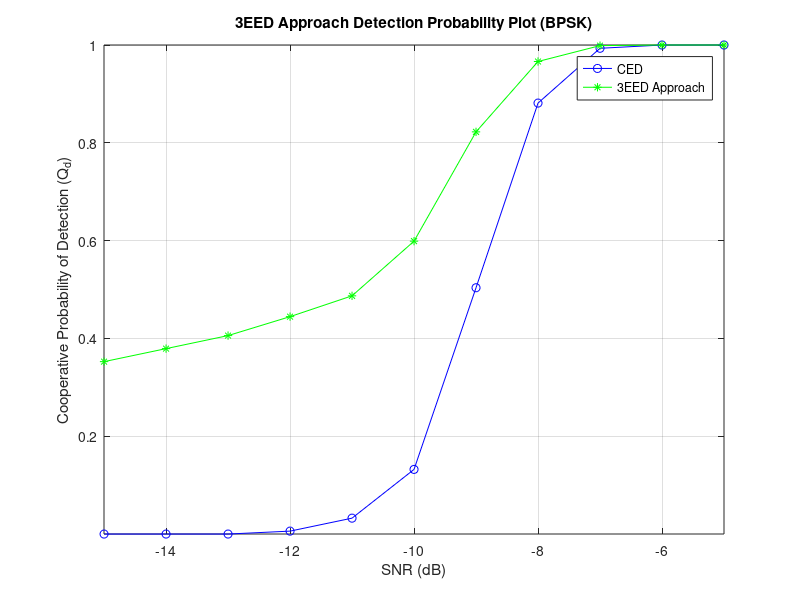
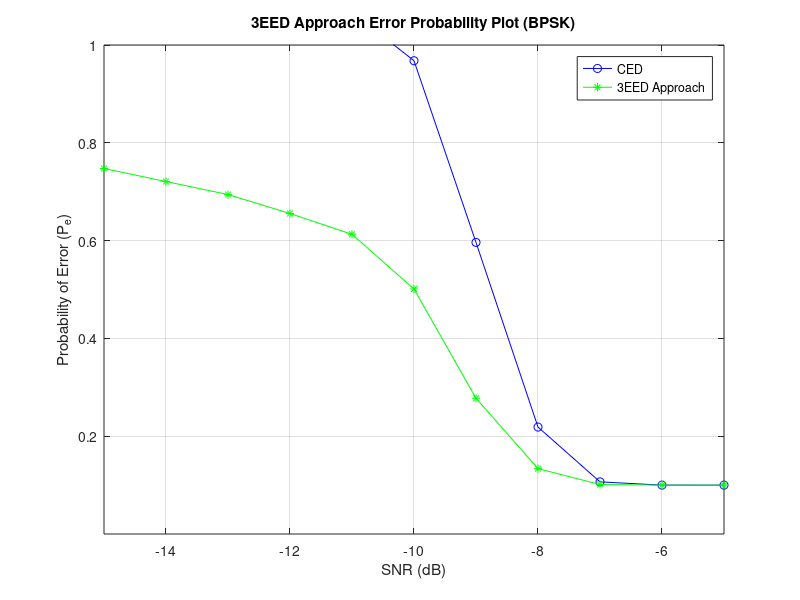

Source code (MATLAB) for these figures, in order:
%3EED Approach
%Part1: 3 Event Energy Detection
%Part2: Single Threshold
clc
clear all
close all

format long

N = 200;  
%snr_dB =-8; %dB
%snr = 10.^(snr_dB./10);
Pf = 0.01:0.01:1;
uc = 0;
%% BPSK Signal

L=1500;
data = round(rand(1,L));                               % Data sequence
uni2bip=2*data-1;                                      % Convert unipolar to bipolar
T=1;                                                   % Bit duration
Eb=T/2;                                                % This will result in unit amplitude waveforms
fc=3/T;                                                % Carrier frequency
t=linspace(0,5,1500);                                  % discrete time sequence between 0 and 5*T (15000 samples)
K=length(t);                                           % Number of samples
Nsb=K/length(data);                                    % Number of samples per bit
dd=repmat(data',1,Nsb);                                % replicate each bit Nsb times
bb=repmat(uni2bip',1,Nsb); dw=dd';                     % Transpose the rows and columns
dw=dw(:)'; 

%------ Convert dw to a column vector (colum by column) and convert to a row vector
bw=bb';
bw=bw(:)';                                             % Data sequence samples
w=sqrt(2*Eb/T)*cos(2*pi*fc*t);                         % carrier waveform
bpsk_w=bw.*w;                                          % modulated waveform


 %% Probabilty of double threshold
u=1000; 
Pfa = 0.1;
snr_dB =-15:1:-5; %dB
snr = 10.^(snr_dB./10);
for m=1:5
 for i =1:length(snr)
              Dcv=0;
              Dps0=0;
              Dps1 = 1;
              K = 0;
              W=5-K;
              FC_E=0;
          for j = 1:1000

%      lambda(i)=gammaincinv(1-Pf(i),u)*2; %theshold
%      Pdth(i)=marcumq(sqrt(2*snr),sqrt(lambda(i)),u);

        %-----AWGN noise with mean 0 and variance -----%
         Noise = randn(1,N); 
         vn=var(Noise);
         %-----Real valued Gaussian Primary User Signal------% 

         Signal = sqrt(snr(i)).*bpsk_w(1:200);
         vs=var(Signal);

         Recv_Sig = Signal + Noise; % Received signal at SU 1

         Energy = abs(Recv_Sig).^2; % Energy of received signal over N samples

         %------- Threshold-----------

         Threshold_0(i) = N*vn + qfuncinv(Pfa)*sqrt(2*N*vn^2);
         Threshold_1(i) = (1-uc)*Threshold_0(i);
         Threshold_2(i) = (1+uc)*Threshold_0(i);


         %-----Computation of Test statistic for energy detection-----%
         X(m) =sum(Energy);

         %% ------------------Conventional---------------------
           if X(m) >= Threshold_0(i)
               Dcv = Dcv +1;
           end

        %% Proposed scheme

            if X(m) <= Threshold_1(i)
               FC(m) = 0;
               Dps0 = Dps0 +1 ;
               K=K+1;
               Lf(K)=FC(m);
           elseif  X(m) >= Threshold_2(i) 
              FC(m) = 1;
              Dps1 = Dps1 + 1;
              K=K+1;
              Lf(K)=FC(m);
           else
               FC(m) = X(m);
               FC_E=FC_E+FC(m);
               if W~=0
    X_avg = FC_E/W;
    if (X_avg < Threshold_0(i))
        Lf(K+1) = 0;
    else
        Lf(K+1) = 1;
    end
               end
            end
        end      
     Pdcv(m,i) = Dcv/j;
     Pdps(m,i) = Dps1/j;
     Pfps(m,i) = Dps0/j;
     Pdps(K+1,i) = qfunc((Threshold_0(i) -N*(vn+vs))./(sqrt(2*N*(vn+vs)^2)));
  end

end


for i=1:length(snr)
     PdcvOR(i)=1-prod(1-Pdcv(:,i));
     PdpsOR(i)=1-prod(1-Pdps(:,i));
 end

plot(snr_dB,1-(1-PdcvOR).^3,'b-o',snr_dB,1-(1-PdpsOR).^3,'g-*');
grid on
axis([-15.001,-5,0.0001,1]);
xlabel('SNR (dB)');
ylabel('Cooperative Probability of Detection (Q_d)');
legend('CED','3EED Approach');
title('3EED Approach Detection Probability Plot (BPSK)')
figure
for i=1:length(snr_dB)
    Pecv(i)=Pfa+1-(1-(1-PdcvOR(i)).^3);
    Peps(i)=Pfa+1-(1-(1-PdpsOR(i)).^3);
end
plot(snr_dB,Pecv,'b-o',snr_dB,Peps,'g-*');
grid on
xlabel('SNR (dB)');
axis([-15,-5,0.0001,1])
ylabel('Probability of Error (P_e)');
legend('CED','3EED Approach');
title('3EED Approach Error Probability Plot (BPSK)')